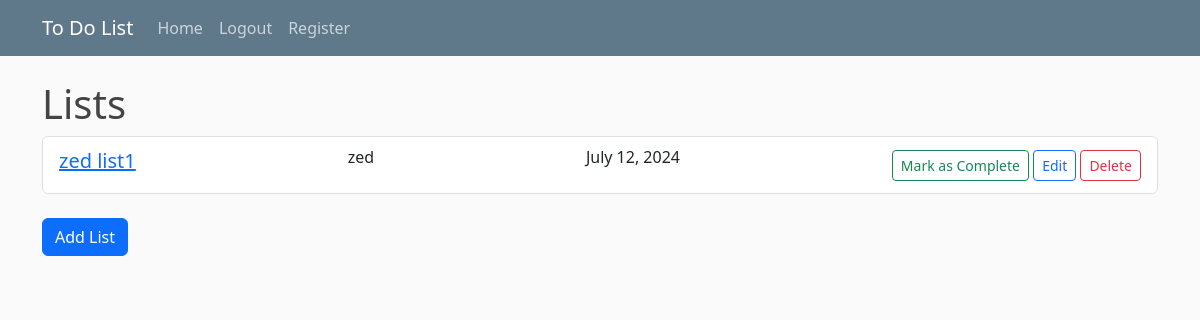
The page / (signed in) on the database its author committed.
### todoapp/models.py (models this page shows, shortened)
class List(models.Model):
    name = models.CharField(max_length=200)
    date_created = models.DateField(auto_now_add=True)
    complete = models.BooleanField(default=False)
    creator = models.ForeignKey(User, on_delete=models.CASCADE)

### todoapp/views.py (the view)
# urls.py: path('', GetListsView.as_view(), name='homepage'),
class GetListsView(ListView):
    model = List
    template_name = 'homepage.html'
    context_object_name = 'lists'
    paginate_by = 8

### todoapp/templates/homepage.html
{% extends "main.html" %}
{% block content %}
<h1>Lists</h1>
{% for list in lists %}
{% if request.user == list.creator %}
<ul class="list-group mb-4">
        <li class="list-group-item d-flex justify-content-between align-items-center">
            <h5><a href="{% url 'tasks' list.id %}">{{ list.name }}</a></h5>
            <p>{{ list.creator }}</p>
            <p>{{ list.date_created }}</p>
            <span>
                {% if list.complete %}
                    <b><span class="badge badge-success" style="color:#4BB543;">Completed</span></b>
                {% else %}
                    <a href="{% url 'mark-as-complete-list' list.id %}" class="btn btn-sm btn-outline-success">Mark as Complete</a>
                {% endif %}
                <a href="{% url 'update-list' list.id %}" class="btn btn-sm btn-outline-primary">Edit</a>
                <a href="{% url 'delete-list' list.id %}" class="btn btn-sm btn-outline-danger">Delete</a>
            </span>
        </li>
</ul>
{% endif %}
{% endfor %}
<a href="{% url 'new-list' %}" class="btn btn-primary">Add List</a>
{% endblock %}

### static/styles/main.css (style rules this page uses)
body { background: #fafafa; color: #333333; margin-top: 5rem; }
h1, h2, h3, h4, h5, h6 { color: #444444; }
ul { margin: 0; }

### rows shown on the page
List: name "zed list1", creator "zed", date_created "July 12, 2024", complete "Mark as Complete"
